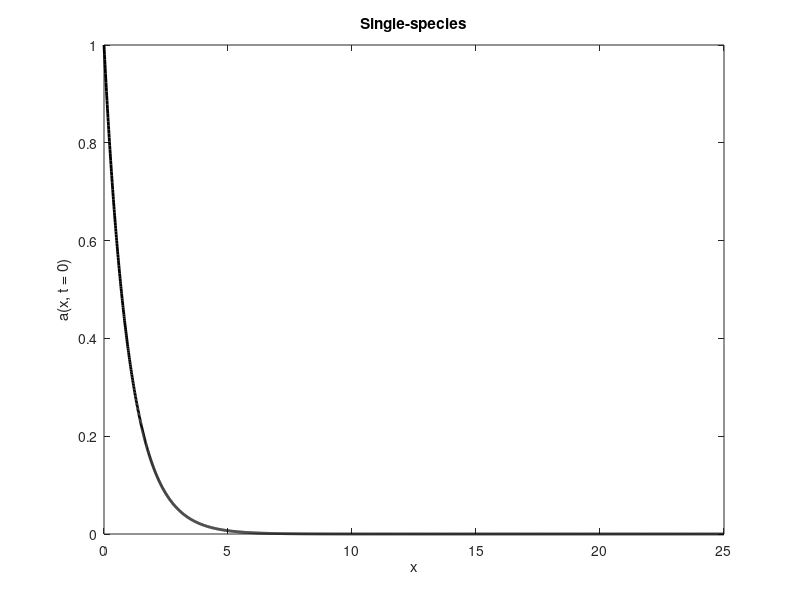
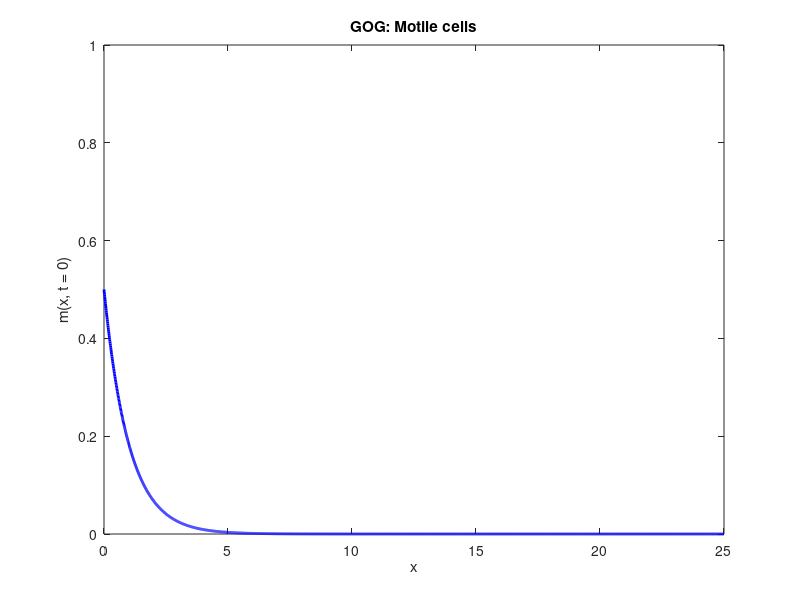
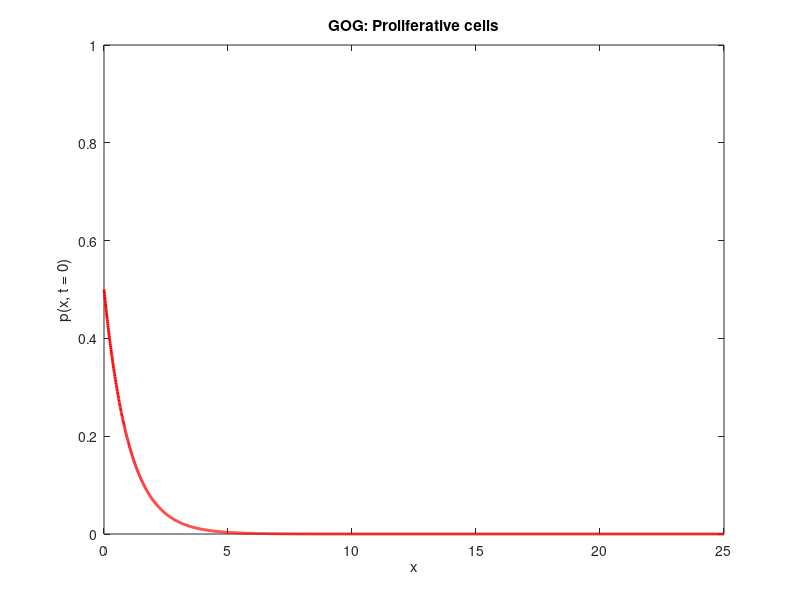

MATLAB code to generate these figures, in order:
%INITIAL CONDITIONS
dt=0.5;
dx=0.01;
x_inf=25;%25 for short term (50x50 lattice) / 50 for long-term (100x100 lattice)
x=0:dx:x_inf;
%SS
%Short-term
a=exp(-1*(x));
%Long-term
% a=exp(-0.5*(x));
%GOG
%Short-term
m=exp(-1*(x))*0.5;
p=exp(-1*(x))*0.5;
%Long-term
% m=exp(-0.5*(x))*0.5;
% p=exp(-0.5*(x))*0.5;


figure
plot(x,a,'black','LineWidth',2)
ylim([0 1])
xlabel('x')
ylabel('a(x, t = 0)')
title('Single-species')
figure
plot(x,m,'blue','LineWidth',2)
ylim([0 1])
xlabel('x')
ylabel('m(x, t = 0)')
title('GOG: Motile cells')
figure
plot(x,p,'red','LineWidth',2)
ylim([0 1])
xlabel('x')
ylabel('p(x, t = 0)')
title('GOG: Proliferative cells')
